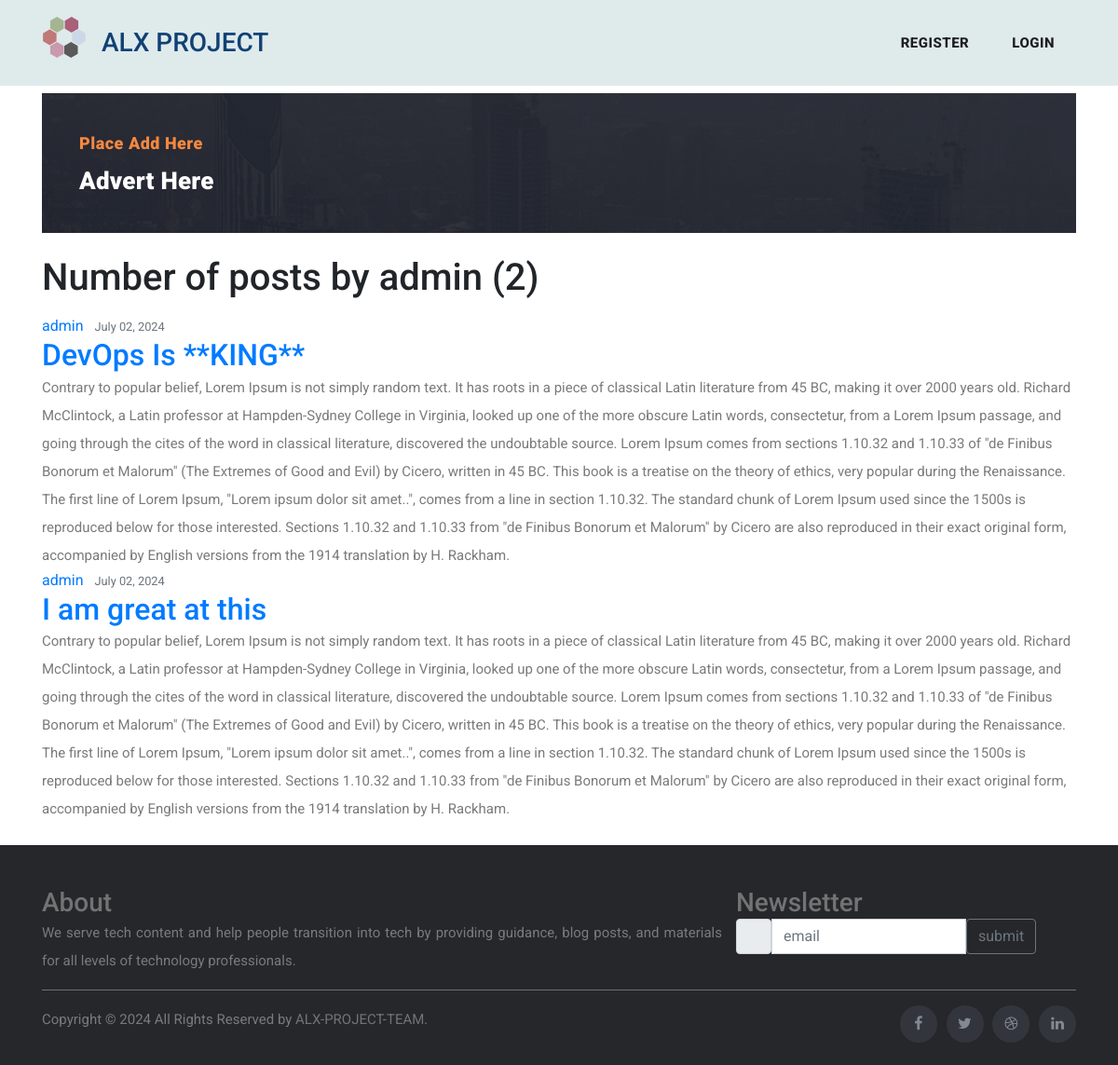
Page /user/admin on the earlier database version.
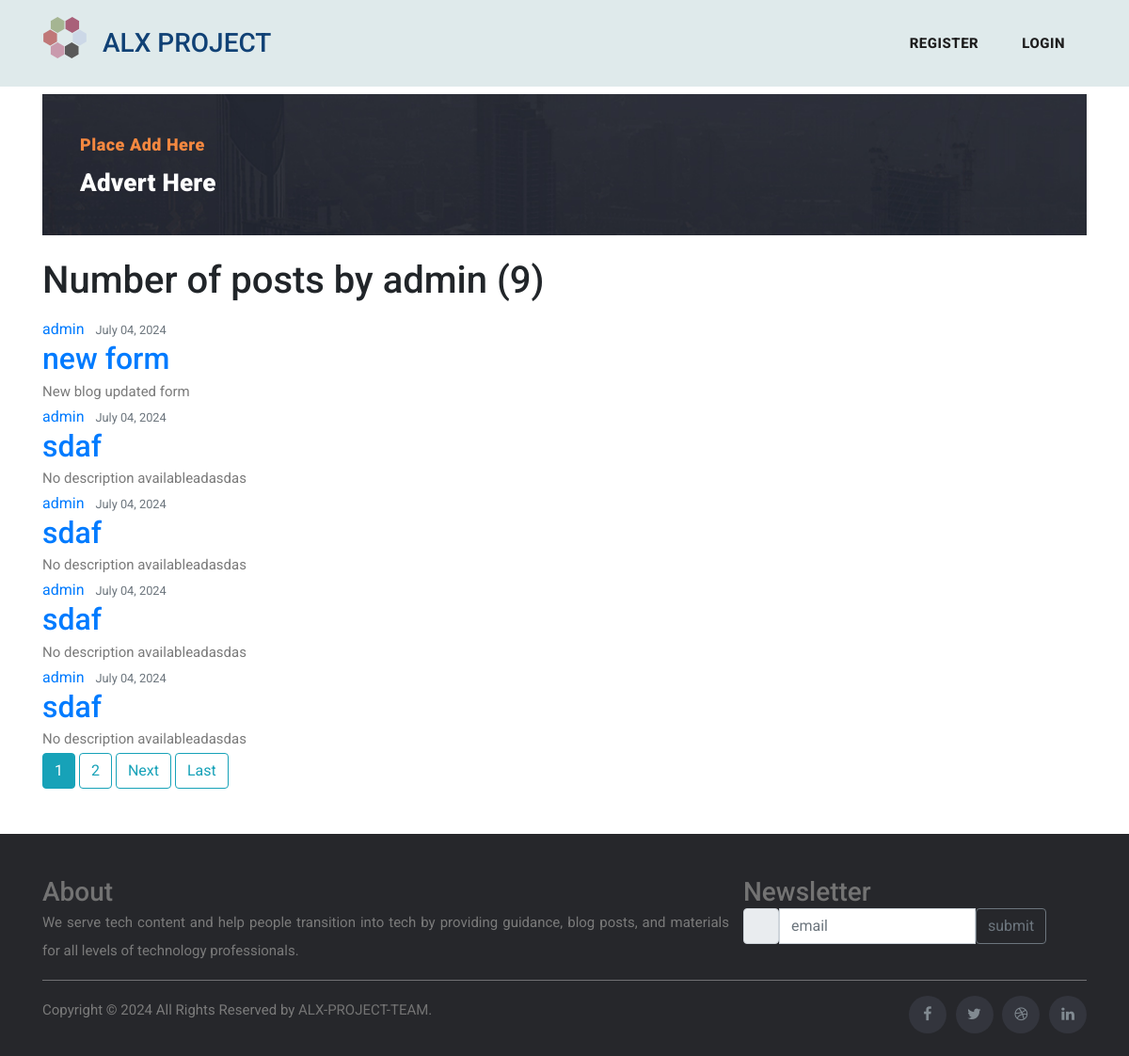
Same page on the later database version.
### blog01/models.py (models this page shows, shortened)
class BlogPost(models.Model):
    title = models.CharField(max_length=200)
    author = models.ForeignKey(User, on_delete=models.CASCADE)
    post = models.CharField(max_length=10000, default="No description available")
    image = models.ImageField(upload_to="blogPostImages/%Y/%m/%d")
    tag = models.CharField(max_length=10)
    date = models.DateTimeField(default=timezone.now)

### blog01/views.py (the view)
# urls.py: path("user/<str:username>", UserPostListView.as_view(), name="user-posts"),
class UserPostListView(ListView):
    model = BlogPost
    template_name = "user_posts.html"
    context_object_name = "posts"
    paginate_by = 5
    def get_queryset(self):
        user = get_object_or_404(User, username=self.kwargs.get("username"))
        return BlogPost.objects.filter(author=user).order_by("-date")

### blog01/templates/user_posts.html (shortened to what this page needs)
{% extends "base.html" %}
{% block content %}
  <div class="container mt-4 mb-4">
    <h1 class="mb-3">Number of posts by {{ view.kwargs.username }} ({{ page_obj.paginator.count }})</h1>
    {% for post in posts %}
        <article class="media content-section">
          <div class="media-body">
            <div class="article-metadata">
              <a class="mr-2" href="{% url 'user-posts' post.author.username %}">{{ post.author }}</a>
              <small class="text-muted">{{ post.date|date:"F d, Y" }}</small>
            </div>
            <h2><a class="article-title" href="{% url 'post-detail' post.id %}">{{ post.title }}</a></h2>
            <p class="article-content">{{ post.post }}</p>
          </div>
        </article>
    {% endfor %}
    {% if is_paginated %}
      {% for num in page_obj.paginator.page_range %}
        {% if page_obj.number == num %}
          <a class="btn btn-info mb-4" href="?page={{ num }}">{{ num }}</a>
        {% elif num > page_obj.number|add:'-3' and num < page_obj.number|add:'3' %}
          <a class="btn btn-outline-info mb-4" href="?page={{ num }}">{{ num }}</a>
        {% endif %}
      {% endfor %}
      {% if page_obj.has_next %}
        <a class="btn btn-outline-info mb-4" href="?page={{ page_obj.next_page_number }}">Next</a>
        <a class="btn btn-outline-info mb-4" href="?page={{ page_obj.paginator.num_pages }}">Last</a>
      {% endif %}
    {% endif %}
  </div>
{% endblock content %}

### blog01/templates/base.html (shortened to what this page needs)
{% load static %}
<!DOCTYPE html>
<html lang="en">
<head>
  <link href="{% static 'css/bootstrap.min.css' %}" rel="stylesheet">
  <link rel="stylesheet" type="text/css" href="{% static 'css/fontawesome.css' %}">
  <link rel="stylesheet" type="text/css" href="{% static 'css/templatemo-stand-blog.css' %}">
  <link rel="stylesheet" type="text/css" href="{% static 'css/owl.css' %}">
</head>
<body>
  <header class="">
    <nav class="navbar navbar-expand-lg">
      <div class="container">
        <a class="navbar-brand" href="{% url 'home' %}">
          <img id="logo-image" src="{% static 'media/Logo.svg' %}" alt="" width="48">
        </a>
        <h3 style="color: #104175;">ALX PROJECT</h3>
        <div class="collapse navbar-collapse" id="navbarResponsive">
          {% if user.is_authenticated %}
          <ul class="navbar-nav ml-auto">
            <li class="nav-item">
              <a class="nav-link" href="{% url 'post-create' %}">Create-BlogPost</a>
            </li>
            <li class="nav-item">
              <a class="nav-link" href="{% url 'logout' %}">Logout</a>
            </li>
          </ul>
          {% else %}
          <ul class="navbar-nav ml-auto">
            <li class="nav-item">
              <a class="nav-link" href="{% url 'register' %}">Register</a>
            </li>
            <li class="nav-item">
              <a class="nav-link" href="{% url 'login' %}">Login</a>
            </li>
          </ul>
          {% endif %}
        </div>
      </div>
    </nav>
  </header>
  <section class="call-to-action">
    <div class="container">
      <div class="">
        <div class="">
          <div class="main-content">
            <div class="">
              <div class="">
                <span>Place Add Here</span>
                <h4>Advert Here</h4>
              </div>
            </div>
          </div>
        </div>
      </div>
    </div>
  </section>
  {% block content %}
  {% endblock %}
    <footer class="site-footer">
      <div class="container">
        <div class="row">
          <div class="col-sm-12 col-md-8">
            <h3>About</h3>
            <p class="text-justify">
              We serve tech content and help people transition into tech by providing guidance, blog posts, and materials for all levels of technology professionals.
            </p>
          </div>
          <div class="f-col">
            <h3>Newsletter</h3>
            <form class="mySubcribe" action="">
                <div class="input-group mb-3">
                    <span class="input-group-text" id="basic-addon1">
                        <i class="fa-solid fa-envelope"></i>
                    </span>
                    <input type="text" class="form-control" placeholder="email" aria-label="email" aria-describedby="basic-addon1">
                    <button class="btn btn-outline-secondary" type="button" id="button-addon2">submit</button>
                  </div>
            </form>
        </div>
        </div>
        <hr>
      </div>
      <div class="container">
        <div class="row">
          <div class="col-md-8 col-sm-6 col-xs-12">
            <p class="copyright-text">Copyright &copy; 2024 All Rights Reserved by
         <a href="#">ALX-PROJECT-TEAM</a>.
            </p>
          </div>
          <div class="col-md-4 col-sm-6 col-xs-12">
            <ul class="social-icons">
              <li><a class="facebook" href="#"><i class="fa fa-facebook"></i></a></li>
              <li><a class="twitter" href="#"><i class="fa fa-twitter"></i></a></li>
              <li><a class="dribbble" href="#"><i class="fa fa-dribbble"></i></a></li>
              <li><a class="linkedin" href="#"><i class="fa fa-linkedin"></i></a></li>
            </ul>
          </div>
        </div>
      </div>
</footer>
</body>
</html>

### blog01/static/css/templatemo-stand-blog.css (style rules this page uses)
body { font-family: 'Roboto', sans-serif; overflow-x: hidden; text-rendering: optimizeLegibility; -webkit-font-smoothing: antialiased; -moz-osx-font-smoothing: grayscale; }
#logo-image { max-width: 100px; height: auto; }
p { margin-bottom: 0px; font-size: 15px; font-weight: 400; color: #7a7a7a; line-height: 30px; }
a { text-decoration: none!important; }
ul { padding: 0; margin: 0; list-style: none; }
h1,h2,h3,h4,h5,h6 { margin: 0px; }
header { top: 0; position: fixed; z-index: 1000; width: 100%; height: auto; background-color: #dfeaeb; -webkit-transition: all 0.3s ease-in-out 0s; -moz-transition: all 0.3s ease-in-out 0s; -o-transition: all 0.3s ease-in-out 0s; transition: all 0.3s ease-in-out 0s; }
header .navbar { padding: 25px 0px; }
.navbar .navbar-brand { float: left; margin-top: -12px; outline: none; }
#navbarResponsive { z-index: 999; }
.navbar-collapse { text-align: center; }
.navbar .navbar-nav .nav-item { margin: 0px 15px; }
.navbar .navbar-nav a.nav-link { text-transform: capitalize; font-size: 15px; font-weight: 800; text-transform: uppercase; letter-spacing: 0.5px; color: #1e1e1e; transition: all 0.3s; }
.call-to-action { margin-top: 100px; }
.call-to-action .main-content { padding: 40px; background-image: url(../media/cta-bg.jpg); background-position: center center; background-repeat: no-repeat; background-size: cover; }
.call-to-action .main-content span { color: #f48840; font-size: 18px; font-weight: 900; letter-spacing: 0.5px; }
.call-to-action .main-content h4 { margin-bottom: 0px; margin-top: 12px; color: #fff; font-size: 26px; font-weight: 900; letter-spacing: 0.25px; }
.site-footer { background-color:#26272b; padding:45px 0 20px; font-size:15px; line-height:24px; color:#737373; }
.site-footer hr { border-top-color:#bbb; opacity:0.5 }
.site-footer a { color:#737373; }
.site-footer .social-icons { text-align:right }
.site-footer .social-icons a { width:40px; height:40px; line-height:40px; margin-left:6px; margin-right:0; border-radius:100%; background-color:#33353d }
.copyright-text { margin:0 }
.social-icons { padding-left:0; margin-bottom:0; list-style:none }
.social-icons li { display:inline-block; margin-bottom:4px }
.social-icons a { background-color:#eceeef; color:#818a91; font-size:16px; display:inline-block; line-height:44px; width:44px; height:44px; text-align:center; margin-right:8px; border-radius:100%; -webkit-transition:all .2s linear; -o-transition:all .2s linear; transition:all .2s linear }

Differences in the rows shown:
no longer on this page (row unchanged): BlogPost: author "admin", date "July 02, 2024", title "DevOps Is **KING**", post "Contrary to popular belief, Lorem Ipsum is not simply random text. It has roots in a piece of classical Latin literature from 45 BC, making it over 2000 years old. Richard McClintock, a Latin professor at Hampden-Sydney College in Virginia, looked up one of the more obscure Latin words, consectetur, from a Lorem Ipsum passage, and going through the cites of the word in classical literature, discovered the undoubtable source. Lorem Ipsum comes from sections 1.10.32 and 1.10.33 of \"de Finibus Bonorum et Malorum\" (The Extremes of Good and Evil) by Cicero, written in 45 BC. This book is a treatise on the theory of ethics, very popular during the Renaissance. The first line of Lorem Ipsum,…"
no longer on this page (row unchanged): BlogPost: author "admin", date "July 02, 2024", title "I am great at this", post "Contrary to popular belief, Lorem Ipsum is not simply random text. It has roots in a piece of classical Latin literature from 45 BC, making it over 2000 years old. Richard McClintock, a Latin professor at Hampden-Sydney College in Virginia, looked up one of the more obscure Latin words, consectetur, from a Lorem Ipsum passage, and going through the cites of the word in classical literature, discovered the undoubtable source. Lorem Ipsum comes from sections 1.10.32 and 1.10.33 of \"de Finibus Bonorum et Malorum\" (The Extremes of Good and Evil) by Cicero, written in 45 BC. This book is a treatise on the theory of ethics, very popular during the Renaissance. The first line of Lorem Ipsum,…"
added BlogPost: author "admin", date "July 04, 2024", title "new form", post "New blog updated form"
added BlogPost: author "admin", date "July 04, 2024", title "sdaf", post "No description availableadasdas"
added BlogPost: author "admin", date "July 04, 2024", title "sdaf", post "No description availableadasdas"
added BlogPost: author "admin", date "July 04, 2024", title "sdaf", post "No description availableadasdas"
added BlogPost: author "admin", date "July 04, 2024", title "sdaf", post "No description availableadasdas"
Other differences:
{{ page_obj.paginator.count }}: "2" → "9"
new list line: "1"
new list line: "2"
text now shown: "Next Last"
